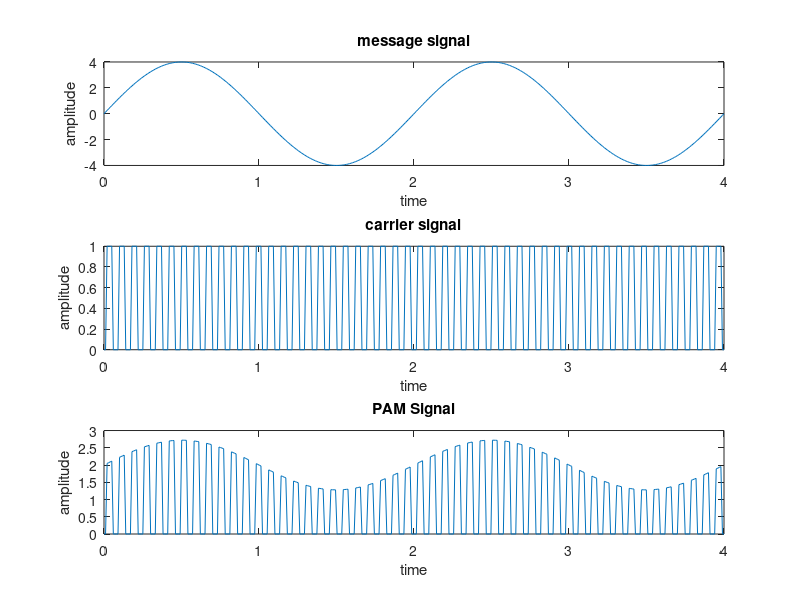

Write the MATLAB code that produced this figure.
close all;
clear all;

%Pulse Amplitude Modulation
Ac = 2;
Am = 4;
fc = 10000;
fm = 200;
ka = 0.09;
cn = [0 0 1 1 1 1 0 0];
m = fc/fm;
t = linspace(0,4,m*length(cn));
x = Am*sin(2*pi*fm*t);
cnx = repmat(cn,1,m);
y = Ac*(1+ka*x).*cnx;

subplot(3,1,1);
plot(t,x);
xlabel('time');
ylabel('amplitude');
title('message signal');
subplot(3,1,2);
plot(t,cnx);

xlabel('time');
ylabel('amplitude');
title('carrier signal');
subplot(3,1,3);
plot(t,y);

xlabel('time');
ylabel('amplitude');
title('PAM Signal');

maximum = max(y);
minimum = min(y(y>0));
r = maximum/minimum;
ratio_in_dB = 20*log10(r)